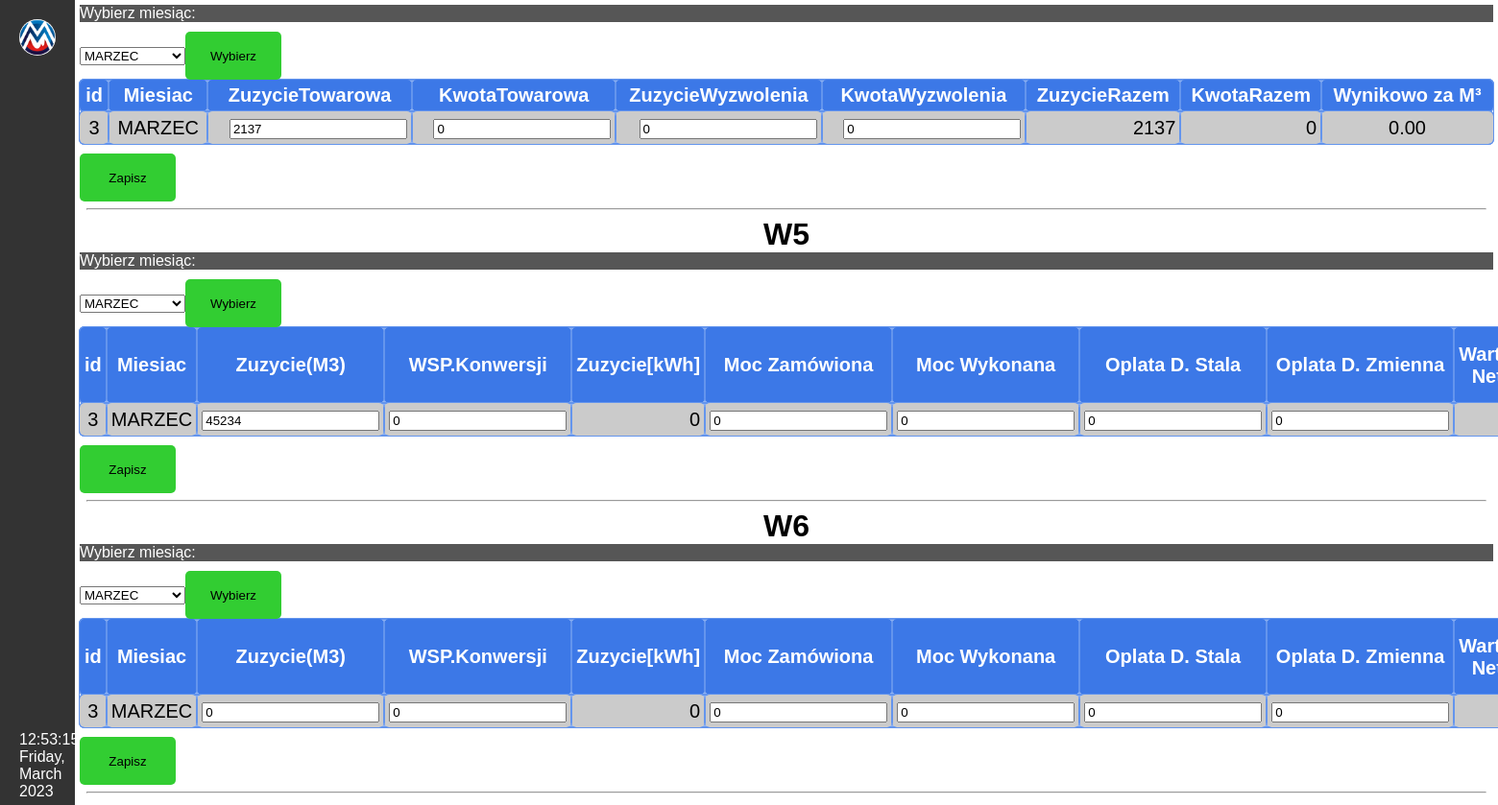
The app's page /FPMSA/faktury/faktury.php with its own data.
### tables this page shows
CREATE TABLE `wodafaktura` (
  `id` int(11) NOT NULL,
  `Miesiac` varchar(30) DEFAULT NULL,
  `ZuzycieTowarowa` double DEFAULT NULL,
  `KwotaTowarowa` double DEFAULT NULL,
  `ZuzycieWyzwolenia` double DEFAULT NULL,
  `KwotaWyzwolenia` double DEFAULT NULL,
  `ZuzycieRazem` double DEFAULT NULL,
  `KwotaRazem` double DEFAULT NULL
);

CREATE TABLE `miesieczne_zuzycie` (
  `id` int(11) NOT NULL,
  `miesiac` varchar(30) DEFAULT NULL,
  `zuzycie_m3` double DEFAULT NULL,
  `wsp_konwersji` double DEFAULT NULL,
  `zuzycie_kWh` double DEFAULT NULL,
  `moc_zamowiona` double DEFAULT NULL,
  `moc_wykonana` double DEFAULT NULL,
  `oplata_d_stala` double DEFAULT NULL,
  `oplata_d_zmienna` double DEFAULT NULL,
  `wartosc_netto` double DEFAULT NULL,
  `paliwo_gazowe` double DEFAULT NULL,
  `wartosc_netto2` double DEFAULT NULL,
  `abonament` double DEFAULT NULL,
  `oplata_d_stala3` double DEFAULT NULL,
  `wartosc_netto3` double DEFAULT NULL,
  `wartosc_netto_faktura` double DEFAULT NULL,
  `nr_faktury` varchar(30) DEFAULT NULL
);

CREATE TABLE `miesieczne_zuzycie2` (
  `id` int(11) NOT NULL,
  `miesiac` varchar(30) DEFAULT NULL,
  `zuzycie_m3` double DEFAULT NULL,
  `wsp_konwersji` double DEFAULT NULL,
  `zuzycie_kWh` double DEFAULT NULL,
  `moc_zamowiona` double DEFAULT NULL,
  `moc_wykonana` double DEFAULT NULL,
  `oplata_stala` double DEFAULT NULL,
  `oplata_zmienna` double DEFAULT NULL,
  `wartosc_netto` double DEFAULT NULL,
  `paliwo_gazowe` double DEFAULT NULL,
  `wartosc_netto2` double DEFAULT NULL,
  `abonament` double DEFAULT NULL,
  `oplata_stala3` double DEFAULT NULL,
  `wartosc_netto3` double DEFAULT NULL,
  `wartosc_netto_faktura` double DEFAULT NULL,
  `nr_faktury` varchar(30) DEFAULT NULL
);

### FPMSA/faktury/tab2.php (the view, shortened to what this page needs)
<?php
    $months = array(
        1 => 'STYCZEN',
        2 => 'LUTY',
        3 => 'MARZEC',
        4 => 'KWIECIEN',
        5 => 'MAJ',
        6 => 'CZERWIEC',
        7 => 'LIPIEC',
        8 => 'SIERPIEN',
        9 => 'WRZESIEN',
        10 => 'PAZDZIERNIK',
        11 => 'LISTOPAD',
        12 => 'GRUDZIEN'
    );
    if(isset($_POST['month2'])) {
        $month_id = $_POST['month2'];
    } else {
        $month_id = date('n');
    }
    $month_name = $months[$month_id];
    $sql = "SELECT * FROM miesieczne_zuzycie WHERE Miesiac = '$month_name'";
    $result = mysqli_query($conn, $sql);
    if (mysqli_num_rows($result) > 0) {
        echo "<form method='post'  action=''>";
        echo "<label for='month2'>Wybierz miesiąc:</label>";
        echo "<select id='month2' name='month2'>";
        foreach ($months as $id => $name) {
            $selected = ($id == $month_id) ? 'selected' : '';
            echo "<option value='$id' $selected>$name</option>";
        }
        echo "</select>";
        echo "<input type='submit' name='wybor2' value='Wybierz'>";
        echo"<table>
        <tr>
        <th>id</th>
        <th>Miesiac</th>
        <th>Zuzycie(M3)</th>
        <th>WSP.Konwersji</th>
        <th>Zuzycie[kWh]</th>
        <th>Moc Zamówiona</th>
        <th>Moc Wykonana</th>
        <th>Oplata D. Stala</th>
        <th>Oplata D. Zmienna</th>
        <th>Wartość Netto</th>
        <th>Paliwo Gazowe</th>
        <th>Wartosc Netto 2</th>
        <th>Abonament</th>
        <th>Oplat D. Stala 3</th>
        <th>Wartosc Netto 3</th>
        <th>Wartosc Netto Faktura</th>
        </tr>";
        while($row = mysqli_fetch_assoc($result)) {
            $zuzyciekwh = round($row['zuzycie_m3'] * $row['wsp_konwersji']);
            $wartoscnetto = round($row['zuzycie_kWh'] * $row['oplata_d_zmienna']);
            echo "<tr>";
            echo "<td>" . $row['id'] . "</td>";
            echo "<td>" . $row['miesiac'] . "</td>";
            echo "<td style='text-align:right;'><input type='text' name='zuzyciem3' value='".$row['zuzycie_m3']."'></td>";
            echo "<td style='text-align:right;'><input type='text' name='wsp_konwersji' value='".$row['wsp_konwersji']."'></td>";
            echo "<td style='text-align:right;'>".$zuzyciekwh."</td>";
            echo "<td style='text-align:right;'><input type='text' name='moczamowiona' value='".$row['moc_zamowiona']."'></td>";
            echo "<td style='text-align:right;'><input type='text' name='mocwykonana' value='".$row['moc_wykonana']."'></td>";
            echo "<td style='text-align:right;'><input type='text' name='oplatadstala' value='".$row['oplata_d_stala']."'></td>";
            echo "<td style='text-align:right;'><input type='text' name='oplatadzmienna' value='".$row['oplata_d_zmienna']."'></td>";
            echo "<td style='text-align:right;'>".$wartoscnetto."</td>";
            echo "</tr>";
        }
        echo "</table>";
        echo "<input type='submit' name='save2' value='Zapisz'>";
        echo"</form>";
    }
?>

### FPMSA/faktury/faktury.php (shortened to what this page needs)
<?php
include "../config.php";
?>
<!DOCTYPE html>
<html>
  <head>
    <link rel="stylesheet" href="../all.css">
    <link rel="stylesheet" href="faktury.css">
  </head>
  <body>
    <div class="sidebar" onmouseover="openNav()" onmouseout="closeNav()">
      <img src="../logo.png" id="logo">
      <div id="datetime"></div>
    </div>
    <div id="contentm">
        <?php include "tab1.php" ?>
        <hr><h1 style="text-align:center;">W5</h1>
        <?php include "tab2.php" ?>
        <hr><h1 style="text-align:center;">W6</h1>
        <?php include "tab3.php" ?>
        <hr>
    </div>
  </body>
</html>

### FPMSA/faktury/tab1.php (shortened to what this page needs)
<?php
    $months = array(
        1 => 'STYCZEN',
        2 => 'LUTY',
        3 => 'MARZEC',
        4 => 'KWIECIEN',
        5 => 'MAJ',
        6 => 'CZERWIEC',
        7 => 'LIPIEC',
        8 => 'SIERPIEN',
        9 => 'WRZESIEN',
        10 => 'PAZDZIERNIK',
        11 => 'LISTOPAD',
        12 => 'GRUDZIEN'
    );
    if(isset($_POST['month'])) {
        $month_id = $_POST['month'];
    } else {
        $month_id = date('n');
    }
    $month_name = $months[$month_id];
    $sql = "SELECT id, Miesiac, ZuzycieTowarowa, KwotaTowarowa, ZuzycieWyzwolenia, KwotaWyzwolenia, ZuzycieTowarowa+ZuzycieWyzwolenia AS ZuzycieRazem, KwotaTowarowa+KwotaWyzwolenia AS KwotaRazem FROM wodafaktura WHERE Miesiac = '$month_name'";
    $result = mysqli_query($conn, $sql);
    if (mysqli_num_rows($result) > 0) {
        echo "<form method='post'  action=''>";
        echo "<label for='month'>Wybierz miesiąc:</label>";
        echo "<select id='month' name='month'>";
        foreach ($months as $id => $name) {
            $selected = ($id == $month_id) ? 'selected' : '';
            echo "<option value='$id' $selected>$name</option>";
        }
        echo "</select>";
        echo "<input type='submit' name='wybor' value='Wybierz'>";
        echo"<table>
        <tr>
        <th>id</th>
        <th>Miesiac</th>
        <th>ZuzycieTowarowa</th>
        <th>KwotaTowarowa</th>
        <th>ZuzycieWyzwolenia</th>
        <th>KwotaWyzwolenia</th>
        <th>ZuzycieRazem</th>
        <th>KwotaRazem</th>
        <th>Wynikowo za M³</th>
        </tr>";
        while($row = mysqli_fetch_assoc($result)) {
            echo "<tr>";
            echo "<td>" . $row['id'] . "</td>";
            echo "<td>" . $row['Miesiac'] . "</td>";
            echo "<td style='text-align:right;'><input type='text' name='ZuzycieTowarowa' value='".$row['ZuzycieTowarowa']."'></td>";
            echo "<td style='text-align:right;'><input type='text' name='KwotaTowarowa' value='".$row['KwotaTowarowa']."'></td>";
            echo "<td style='text-align:right;'><input type='text' name='ZuzycieWyzwolenia' value='".$row['ZuzycieWyzwolenia']."'></td>";
            echo "<td style='text-align:right;'><input type='text' name='KwotaWyzwolenia' value='".$row['KwotaWyzwolenia']."'></td>";
            echo "<td style='text-align:right;'>" . $row['ZuzycieRazem'] . "</td>";
            echo "<td style='text-align:right;'>" . $row['KwotaRazem'] . "</td>";
            if ($row['ZuzycieRazem'] != 0) {
                $wynik = $row['KwotaRazem'] / $row['ZuzycieRazem'];
                echo "<td>".number_format($wynik, 2)."</td>";
            } else {
                echo "<td style='color:red'>Błąd dzielenia przez 0</td>";
            }
            echo "</td></tr>";
        }
        echo "</table>";
        echo "<input type='submit' name='save' value='Zapisz'>";
        echo"</form>";
    }
?>

### FPMSA/faktury/tab3.php (shortened to what this page needs)
<?php
    $months = array(
        1 => 'STYCZEN',
        2 => 'LUTY',
        3 => 'MARZEC',
        4 => 'KWIECIEN',
        5 => 'MAJ',
        6 => 'CZERWIEC',
        7 => 'LIPIEC',
        8 => 'SIERPIEN',
        9 => 'WRZESIEN',
        10 => 'PAZDZIERNIK',
        11 => 'LISTOPAD',
        12 => 'GRUDZIEN'
    );
    if(isset($_POST['month3'])) {
        $month_id = $_POST['month3'];
    } else {
        $month_id = date('n');
    }
    $month_name = $months[$month_id];
    $sql = "SELECT * FROM miesieczne_zuzycie2 WHERE miesiac = '$month_name'";
    $result = mysqli_query($conn, $sql);
    if (mysqli_num_rows($result) > 0) {
        echo "<form method='post'  action=''>";
        echo "<label for='month3'>Wybierz miesiąc:</label>";
        echo "<select id='month3' name='month3'>";
        foreach ($months as $id => $name) {
            $selected = ($id == $month_id) ? 'selected' : '';
            echo "<option value='$id' $selected>$name</option>";
        }
        echo "</select>";
        echo "<input type='submit' name='wybor3' value='Wybierz'>";
        echo"<table>
        <tr>
        <th>id</th>
        <th>Miesiac</th>
        <th>Zuzycie(M3)</th>
        <th>WSP.Konwersji</th>
        <th>Zuzycie[kWh]</th>
        <th>Moc Zamówiona</th>
        <th>Moc Wykonana</th>
        <th>Oplata D. Stala</th>
        <th>Oplata D. Zmienna</th>
        <th>Wartość Netto</th>
        <th>Paliwo Gazowe</th>
        <th>Wartosc Netto 2</th>
        <th>Abonament</th>
        <th>Oplat D. Stala 3</th>
        <th>Wartosc Netto 3</th>
        <th>Wartosc Netto Faktura</th>
        </tr>";
        while($row = mysqli_fetch_assoc($result)) {
            $zuzyciekwh = round($row['zuzycie_m3'] * $row['wsp_konwersji']);
            $wartoscnetto = round($row['zuzycie_kWh'] * $row['oplata_zmienna']);
            echo "<tr>";
            echo "<td>" . $row['id'] . "</td>";
            echo "<td>" . $row['miesiac'] . "</td>";
            echo "<td style='text-align:right;'><input type='text' name='zuzyciem3' value='".$row['zuzycie_m3']."'></td>";
            echo "<td style='text-align:right;'><input type='text' name='wsp_konwersji' value='".$row['wsp_konwersji']."'></td>";
            echo "<td style='text-align:right;'>".$zuzyciekwh."</td>";
            echo "<td style='text-align:right;'><input type='text' name='moczamowiona' value='".$row['moc_zamowiona']."'></td>";
            echo "<td style='text-align:right;'><input type='text' name='mocwykonana' value='".$row['moc_wykonana']."'></td>";
            echo "<td style='text-align:right;'><input type='text' name='oplatadstala' value='".$row['oplata_stala']."'></td>";
            echo "<td style='text-align:right;'><input type='text' name='oplatadzmienna' value='".$row['oplata_zmienna']."'></td>";
            echo "<td style='text-align:right;'>".$wartoscnetto."</td>";
            echo "</tr>";
        }
        echo "</table>";
        echo "<input type='submit' name='save3' value='Zapisz'>";
        echo"</form>";
    }
?>

### FPMSA/all.css (style rules this page uses)
* { margin: 0px; font-family: Verdana, Geneva, Tahoma, sans-serif; box-sizing: border-box; }
body, html { height: 100%; }
div { box-sizing: border-box; }
.sidebar { position: fixed; width: 5%; height: 100%; background-color: #333; padding: 20px; z-index: 1; top: 0; left: 0; overflow-x: hidden; float: left; box-sizing: border-box; transition: 0.7s width; }
#logo { width: 100%; margin-top: 25px; border-radius: 50%; margin: auto; padding-left: 0; height: auto; }
div#datetime { color: #fff; position: absolute; bottom: 0; margin-bottom: 5px; }

### FPMSA/faktury/faktury.css (style rules this page uses)
table { width: 100%; }
tr:nth-child(odd) { background-color: #e9e9e9; }
tr:nth-child(even) { background-color:#cbcbcb; }
tr:nth-child(1) { background-color: rgb(60, 120, 231); color:white; }
table, tr, th, td { border-collapse: collapse; padding: 5px; text-align: center; border-radius: 5px; border-style: hidden; box-shadow: 0 0 0 1px cornflowerblue; font-size: 20px; }
tr, th, td { border-collapse: collapse; padding: 5px; text-align: center; border-radius: 5px; border-style: hidden; font-size: 20px; }
input[type=submit], input[type=reset] { width: 5%; height: 30px; margin-top: 10px; }
input[type=submit] { border: none; background-color: limegreen; height: 50px; width: 100px; border-radius: 5px; }
label { background-color: #565656; color: white; display: block; width: 100%; }
#contentm { margin-left: 5%; transition:margin-left 0.7s,width 0.7s; padding: 5px; width: 95%; }
hr { margin: 7px; }

### FPMSA/faktury/faktury.php (style rules this page uses)
table { opacity: 0; transition: opacity 0.5s ease; }
table:not(.hidden) { opacity: 1; }

### records on screen
wodafaktura: id "3", Miesiac "MARZEC", ZuzycieTowarowa "2137", KwotaTowarowa "0", ZuzycieWyzwolenia "0", KwotaWyzwolenia "0", ZuzycieRazem "2137", KwotaRazem "0", wynik "0.00"
miesieczne_zuzycie: id "3", miesiac "MARZEC", zuzyciem3 "45234", wsp_konwersji "0", moczamowiona "0", mocwykonana "0", oplatadstala "0", oplatadzmienna "0"
miesieczne_zuzycie2: id "3", miesiac "MARZEC", zuzyciem3 "0", wsp_konwersji "0", zuzycie_m3 "0", moczamowiona "0", mocwykonana "0", oplatadstala "0", oplatadzmienna "0"

### other values on screen
form field month "MARZEC"
form field month2 "MARZEC"
form field month3 "MARZEC"
